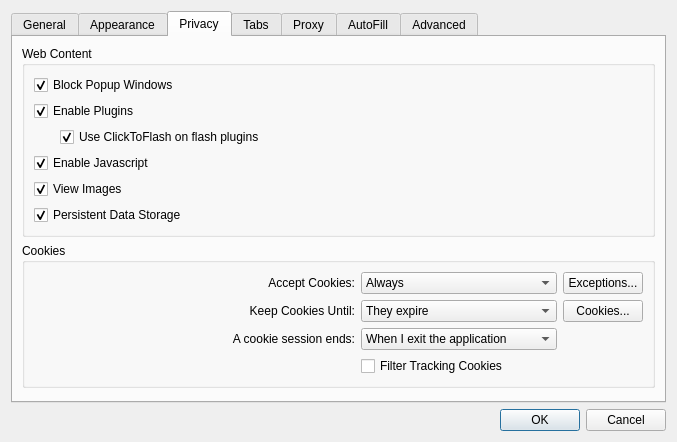
<?xml version="1.0" encoding="UTF-8"?>
<ui version="4.0">
 <class>Settings</class>
 <widget class="QDialog" name="Settings">
  <property name="geometry">
   <rect>
    <x>0</x>
    <y>0</y>
    <width>677</width>
    <height>442</height>
   </rect>
  </property>
  <property name="windowTitle">
   <string>Preferences</string>
  </property>
  <layout class="QGridLayout" name="gridLayout">
   <item row="2" column="0">
    <widget class="QDialogButtonBox" name="buttonBox">
     <property name="orientation">
      <enum>Qt::Horizontal</enum>
     </property>
     <property name="standardButtons">
      <set>QDialogButtonBox::Cancel|QDialogButtonBox::Ok</set>
     </property>
    </widget>
   </item>
   <item row="0" column="0">
    <widget class="QTabWidget" name="tabWidget">
     <property name="currentIndex">
      <number>2</number>
     </property>
     <widget class="QWidget" name="tab">
      <attribute name="title">
       <string>General</string>
      </attribute>
      <layout class="QGridLayout" name="gridLayout_4">
       <item row="0" column="0">
        <widget class="QLabel" name="label_7">
         <property name="text">
          <string>On startup:</string>
         </property>
         <property name="alignment">
          <set>Qt::AlignRight|Qt::AlignTrailing|Qt::AlignVCenter</set>
         </property>
        </widget>
       </item>
       <item row="0" column="1" colspan="2">
        <widget class="QComboBox" name="startupBehavior">
         <item>
          <property name="text">
           <string>Show my home page</string>
          </property>
         </item>
         <item>
          <property name="text">
           <string>Show a blank page</string>
          </property>
         </item>
         <item>
          <property name="text">
           <string>Restore windows and tabs from last time</string>
          </property>
         </item>
        </widget>
       </item>
       <item row="1" column="0">
        <widget class="QLabel" name="label_3">
         <property name="text">
          <string>Home Page:</string>
         </property>
         <property name="alignment">
          <set>Qt::AlignRight|Qt::AlignTrailing|Qt::AlignVCenter</set>
         </property>
        </widget>
       </item>
       <item row="1" column="1">
        <widget class="QLineEdit" name="homeLineEdit">
         <property name="layoutDirection">
          <enum>Qt::LeftToRight</enum>
         </property>
        </widget>
       </item>
       <item row="2" column="1">
        <widget class="QPushButton" name="setHomeToCurrentPageButton">
         <property name="text">
          <string>Set to current page</string>
         </property>
        </widget>
       </item>
       <item row="2" column="2">
        <spacer name="horizontalSpacer">
         <property name="orientation">
          <enum>Qt::Horizontal</enum>
         </property>
         <property name="sizeHint" stdset="0">
          <size>
           <width>280</width>
           <height>18</height>
          </size>
         </property>
        </spacer>
       </item>
       <item row="3" column="0">
        <widget class="QLabel" name="label_4">
         <property name="text">
          <string>Remove history items:</string>
         </property>
         <property name="alignment">
          <set>Qt::AlignRight|Qt::AlignTrailing|Qt::AlignVCenter</set>
         </property>
        </widget>
       </item>
       <item row="3" column="1">
        <widget class="QComboBox" name="expireHistory">
         <item>
          <property name="text">
           <string>After one day</string>
          </property>
         </item>
         <item>
          <property name="text">
           <string>After one week</string>
          </property>
         </item>
         <item>
          <property name="text">
           <string>After two weeks</string>
          </property>
         </item>
         <item>
          <property name="text">
           <string>After one month</string>
          </property>
         </item>
         <item>
          <property name="text">
           <string>After one year</string>
          </property>
         </item>
         <item>
          <property name="text">
           <string>Manually</string>
          </property>
         </item>
         <item>
          <property name="text">
           <string>On application exit</string>
          </property>
         </item>
        </widget>
       </item>
       <item row="4" column="0" colspan="3">
        <widget class="QCheckBox" name="searchEngineFallback">
         <property name="text">
          <string>Use the default search engine as fallback when the URL given by the user is invalid</string>
         </property>
         <property name="checked">
          <bool>false</bool>
         </property>
        </widget>
       </item>
       <item row="5" column="0" colspan="3">
        <widget class="QCheckBox" name="enableAccessKeys">
         <property name="text">
          <string>Enable access keys</string>
         </property>
        </widget>
       </item>
       <item row="6" column="0" colspan="3">
        <widget class="QGroupBox" name="groupBox_2">
         <property name="title">
          <string>Downloads</string>
         </property>
         <layout class="QVBoxLayout" name="verticalLayout_2">
          <item>
           <widget class="QRadioButton" name="downloadAsk">
            <property name="text">
             <string>Ask for a destination each time</string>
            </property>
           </widget>
          </item>
          <item>
           <layout class="QHBoxLayout" name="horizontalLayout">
            <item>
             <widget class="QRadioButton" name="downloadDestination">
              <property name="text">
               <string>Use this destination:</string>
              </property>
              <property name="checked">
               <bool>true</bool>
              </property>
             </widget>
            </item>
            <item>
             <widget class="QLineEdit" name="downloadsLocation">
              <property name="layoutDirection">
               <enum>Qt::LeftToRight</enum>
              </property>
             </widget>
            </item>
            <item>
             <widget class="QPushButton" name="downloadDirectoryButton">
              <property name="text">
               <string>Choose Directory...</string>
              </property>
             </widget>
            </item>
           </layout>
          </item>
          <item>
           <layout class="QHBoxLayout" name="horizontalLayout_2">
            <item>
             <widget class="QCheckBox" name="externalDownloadButton">
              <property name="text">
               <string>Use this external download program:</string>
              </property>
             </widget>
            </item>
            <item>
             <widget class="QLineEdit" name="externalDownloadPath"/>
            </item>
            <item>
             <widget class="QPushButton" name="externalDownloadBrowse">
              <property name="text">
               <string>Choose Program...</string>
              </property>
             </widget>
            </item>
           </layout>
          </item>
          <item>
           <spacer>
            <property name="orientation">
             <enum>Qt::Vertical</enum>
            </property>
            <property name="sizeHint" stdset="0">
             <size>
              <width>608</width>
              <height>15</height>
             </size>
            </property>
           </spacer>
          </item>
         </layout>
        </widget>
       </item>
      </layout>
     </widget>
     <widget class="QWidget" name="tab_3">
      <attribute name="title">
       <string>Appearance</string>
      </attribute>
      <layout class="QGridLayout" name="gridLayout_3">
       <item row="0" column="0">
        <widget class="QLabel" name="label_5">
         <property name="text">
          <string>Standard font:</string>
         </property>
         <property name="alignment">
          <set>Qt::AlignRight|Qt::AlignTrailing|Qt::AlignVCenter</set>
         </property>
        </widget>
       </item>
       <item row="0" column="1" colspan="2">
        <widget class="QLabel" name="standardLabel">
         <property name="sizePolicy">
          <sizepolicy hsizetype="Expanding" vsizetype="Preferred">
           <horstretch>0</horstretch>
           <verstretch>0</verstretch>
          </sizepolicy>
         </property>
         <property name="frameShape">
          <enum>QFrame::StyledPanel</enum>
         </property>
         <property name="text">
          <string notr="true">Times 16</string>
         </property>
         <property name="alignment">
          <set>Qt::AlignCenter</set>
         </property>
        </widget>
       </item>
       <item row="0" column="4">
        <widget class="QPushButton" name="standardFontButton">
         <property name="text">
          <string>Select...</string>
         </property>
        </widget>
       </item>
       <item row="1" column="0">
        <widget class="QLabel" name="label_6">
         <property name="text">
          <string>Fixed-width font:</string>
         </property>
         <property name="alignment">
          <set>Qt::AlignRight|Qt::AlignTrailing|Qt::AlignVCenter</set>
         </property>
        </widget>
       </item>
       <item row="1" column="1" colspan="2">
        <widget class="QLabel" name="fixedLabel">
         <property name="frameShape">
          <enum>QFrame::StyledPanel</enum>
         </property>
         <property name="text">
          <string notr="true">Courier 13</string>
         </property>
         <property name="alignment">
          <set>Qt::AlignCenter</set>
         </property>
        </widget>
       </item>
       <item row="1" column="4">
        <widget class="QPushButton" name="fixedFontButton">
         <property name="text">
          <string>Select...</string>
         </property>
        </widget>
       </item>
       <item row="2" column="0" colspan="3">
        <widget class="QLabel" name="label_8">
         <property name="text">
          <string>Preferred languages for viewing webpages in:</string>
         </property>
        </widget>
       </item>
       <item row="2" column="4">
        <widget class="QPushButton" name="languageButton">
         <property name="text">
          <string>Select...</string>
         </property>
        </widget>
       </item>
       <item row="3" column="0">
        <widget class="QCheckBox" name="minimFontSizeCheckBox">
         <property name="text">
          <string>Minimum Font size:</string>
         </property>
        </widget>
       </item>
       <item row="4" column="0" colspan="2">
        <widget class="QCheckBox" name="retainMenuBarWhileInFullscreen">
         <property name="text">
          <string>Full screen mode retains menu bar</string>
         </property>
        </widget>
       </item>
       <item row="5" column="0" colspan="2">
        <widget class="QCheckBox" name="retainStatusBarWhileInFullscreen">
         <property name="text">
          <string>Full screen mode retains status bar</string>
         </property>
        </widget>
       </item>
       <item row="6" column="3">
        <spacer name="verticalSpacer">
         <property name="orientation">
          <enum>Qt::Vertical</enum>
         </property>
         <property name="sizeHint" stdset="0">
          <size>
           <width>20</width>
           <height>0</height>
          </size>
         </property>
        </spacer>
       </item>
       <item row="3" column="1">
        <widget class="QSpinBox" name="minimumFontSizeSpinBox">
         <property name="enabled">
          <bool>false</bool>
         </property>
         <property name="minimum">
          <number>1</number>
         </property>
         <property name="value">
          <number>9</number>
         </property>
        </widget>
       </item>
      </layout>
     </widget>
     <widget class="QWidget" name="tab_2">
      <attribute name="title">
       <string>Privacy</string>
      </attribute>
      <layout class="QVBoxLayout" name="verticalLayout_3">
       <item>
        <widget class="QGroupBox" name="groupBox">
         <property name="title">
          <string>Web Content</string>
         </property>
         <layout class="QGridLayout" name="gridLayout_5">
          <item row="0" column="0" colspan="2">
           <widget class="QCheckBox" name="blockPopupWindows">
            <property name="text">
             <string>Block Popup Windows</string>
            </property>
            <property name="checked">
             <bool>true</bool>
            </property>
           </widget>
          </item>
          <item row="1" column="0" colspan="2">
           <widget class="QCheckBox" name="enablePlugins">
            <property name="text">
             <string>Enable Plugins</string>
            </property>
            <property name="checked">
             <bool>true</bool>
            </property>
           </widget>
          </item>
          <item row="2" column="0">
           <spacer name="horizontalSpacer_3">
            <property name="orientation">
             <enum>Qt::Horizontal</enum>
            </property>
            <property name="sizeType">
             <enum>QSizePolicy::Fixed</enum>
            </property>
            <property name="sizeHint" stdset="0">
             <size>
              <width>20</width>
              <height>20</height>
             </size>
            </property>
           </spacer>
          </item>
          <item row="2" column="1">
           <widget class="QCheckBox" name="clickToFlash">
            <property name="sizePolicy">
             <sizepolicy hsizetype="Expanding" vsizetype="Fixed">
              <horstretch>0</horstretch>
              <verstretch>0</verstretch>
             </sizepolicy>
            </property>
            <property name="toolTip">
             <string>If you enable this option, no flash objects will be loaded by default. Instead, each will be replaced by a button, allowing you to control which objects to load, and which not. </string>
            </property>
            <property name="text">
             <string>Use ClickToFlash on flash plugins</string>
            </property>
            <property name="checked">
             <bool>true</bool>
            </property>
           </widget>
          </item>
          <item row="3" column="0" colspan="2">
           <widget class="QCheckBox" name="enableJavascript">
            <property name="text">
             <string>Enable Javascript</string>
            </property>
            <property name="checked">
             <bool>true</bool>
            </property>
           </widget>
          </item>
          <item row="4" column="0" colspan="2">
           <widget class="QCheckBox" name="enableImages">
            <property name="text">
             <string>View Images</string>
            </property>
            <property name="checked">
             <bool>true</bool>
            </property>
           </widget>
          </item>
          <item row="5" column="0" colspan="2">
           <widget class="QCheckBox" name="enableLocalStorage">
            <property name="text">
             <string>Persistent Data Storage</string>
            </property>
            <property name="checked">
             <bool>true</bool>
            </property>
           </widget>
          </item>
         </layout>
        </widget>
       </item>
       <item>
        <widget class="QGroupBox" name="cookiesGroupBox">
         <property name="title">
          <string>Cookies</string>
         </property>
         <layout class="QGridLayout">
          <item row="0" column="0">
           <widget class="QLabel" name="label_2">
            <property name="text">
             <string>Accept Cookies:</string>
            </property>
            <property name="alignment">
             <set>Qt::AlignRight|Qt::AlignTrailing|Qt::AlignVCenter</set>
            </property>
           </widget>
          </item>
          <item row="0" column="1">
           <widget class="QComboBox" name="acceptCombo">
            <item>
             <property name="text">
              <string>Always</string>
             </property>
            </item>
            <item>
             <property name="text">
              <string>Never</string>
             </property>
            </item>
            <item>
             <property name="text">
              <string>Only from sites you navigate to</string>
             </property>
            </item>
           </widget>
          </item>
          <item row="0" column="2">
           <widget class="QPushButton" name="exceptionsButton">
            <property name="text">
             <string>Exceptions...</string>
            </property>
           </widget>
          </item>
          <item row="1" column="0">
           <widget class="QLabel" name="label">
            <property name="text">
             <string>Keep Cookies Until:</string>
            </property>
            <property name="alignment">
             <set>Qt::AlignRight|Qt::AlignTrailing|Qt::AlignVCenter</set>
            </property>
           </widget>
          </item>
          <item row="1" column="1">
           <widget class="QComboBox" name="keepUntilCombo">
            <item>
             <property name="text">
              <string>They expire</string>
             </property>
            </item>
            <item>
             <property name="text">
              <string>I exit the application</string>
             </property>
            </item>
            <item>
             <property name="text">
              <string>At most 90 days</string>
             </property>
            </item>
           </widget>
          </item>
          <item row="1" column="2">
           <widget class="QPushButton" name="cookiesButton">
            <property name="text">
             <string>Cookies...</string>
            </property>
           </widget>
          </item>
          <item row="3" column="0">
           <spacer name="horizontalSpacer_4">
            <property name="orientation">
             <enum>Qt::Horizontal</enum>
            </property>
            <property name="sizeHint" stdset="0">
             <size>
              <width>40</width>
              <height>20</height>
             </size>
            </property>
           </spacer>
          </item>
          <item row="3" column="1">
           <widget class="QCheckBox" name="filterTrackingCookiesCheckbox">
            <property name="text">
             <string>Filter Tracking Cookies</string>
            </property>
           </widget>
          </item>
          <item row="2" column="0">
           <widget class="QLabel" name="cookieSessionLabel">
            <property name="text">
             <string>A cookie session ends:</string>
            </property>
            <property name="alignment">
             <set>Qt::AlignRight|Qt::AlignTrailing|Qt::AlignVCenter</set>
            </property>
           </widget>
          </item>
          <item row="2" column="1">
           <widget class="QComboBox" name="cookieSessionCombo">
            <item>
             <property name="text">
              <string>When I exit the application</string>
             </property>
            </item>
            <item>
             <property name="text">
              <string>1 day</string>
             </property>
            </item>
            <item>
             <property name="text">
              <string>2 days</string>
             </property>
            </item>
            <item>
             <property name="text">
              <string>3 days</string>
             </property>
            </item>
            <item>
             <property name="text">
              <string>7 days</string>
             </property>
            </item>
            <item>
             <property name="text">
              <string>30 days</string>
             </property>
            </item>
           </widget>
          </item>
         </layout>
        </widget>
       </item>
       <item>
        <spacer>
         <property name="orientation">
          <enum>Qt::Vertical</enum>
         </property>
         <property name="sizeHint" stdset="0">
          <size>
           <width>371</width>
           <height>177</height>
          </size>
         </property>
        </spacer>
       </item>
      </layout>
     </widget>
     <widget class="QWidget" name="tab_6">
      <attribute name="title">
       <string>Tabs</string>
      </attribute>
      <layout class="QVBoxLayout" name="verticalLayout_5">
       <item>
        <widget class="QCheckBox" name="selectTabsWhenCreated">
         <property name="text">
          <string>Select tabs and windows as they are created</string>
         </property>
        </widget>
       </item>
       <item>
        <widget class="QCheckBox" name="confirmClosingMultipleTabs">
         <property name="text">
          <string>Confirm when closing multiple tabs or windows</string>
         </property>
         <property name="checked">
          <bool>true</bool>
         </property>
        </widget>
       </item>
       <item>
        <widget class="QCheckBox" name="oneCloseButton">
         <property name="text">
          <string>Show only one close button instead of one for each tab</string>
         </property>
         <property name="checked">
          <bool>false</bool>
         </property>
        </widget>
       </item>
       <item>
        <widget class="QCheckBox" name="quitAsLastTabClosed">
         <property name="text">
          <string>Quit the application when last tab is closed</string>
         </property>
         <property name="checked">
          <bool>true</bool>
         </property>
        </widget>
       </item>
       <item>
        <widget class="QGroupBox" name="openLinksGroupBox">
         <property name="title">
          <string>Opening links</string>
         </property>
         <layout class="QGridLayout">
          <item row="1" column="0">
           <widget class="QLabel" name="linksInNewWindowLabel">
            <property name="text">
             <string>Links that want to open in a new window:</string>
            </property>
            <property name="alignment">
             <set>Qt::AlignRight|Qt::AlignTrailing|Qt::AlignVCenter</set>
            </property>
           </widget>
          </item>
          <item row="1" column="1" colspan="2">
           <widget class="QComboBox" name="openTargetBlankLinksIn">
            <item>
             <property name="text">
              <string>In a new window</string>
             </property>
            </item>
            <item>
             <property name="text">
              <string>In a new selected tab in the current window</string>
             </property>
            </item>
            <item>
             <property name="text">
              <string>In a new tab in the current window</string>
             </property>
            </item>
            <item>
             <property name="text">
              <string>In the current tab</string>
             </property>
            </item>
           </widget>
          </item>
          <item row="0" column="0">
           <widget class="QLabel" name="linkFromApplicationLabel">
            <property name="text">
             <string>Open links from applications:</string>
            </property>
            <property name="alignment">
             <set>Qt::AlignRight|Qt::AlignTrailing|Qt::AlignVCenter</set>
            </property>
           </widget>
          </item>
          <item row="0" column="1" colspan="2">
           <widget class="QComboBox" name="openLinksFromAppsIn">
            <item>
             <property name="text">
              <string>In a new window</string>
             </property>
            </item>
            <item>
             <property name="text">
              <string>In a new selected tab in the current window</string>
             </property>
            </item>
            <item>
             <property name="text">
              <string>In a new tab in the current window</string>
             </property>
            </item>
            <item>
             <property name="text">
              <string>In the current tab</string>
             </property>
            </item>
           </widget>
          </item>
         </layout>
        </widget>
       </item>
       <item>
        <spacer name="verticalSpacer_4">
         <property name="orientation">
          <enum>Qt::Vertical</enum>
         </property>
         <property name="sizeHint" stdset="0">
          <size>
           <width>20</width>
           <height>182</height>
          </size>
         </property>
        </spacer>
       </item>
      </layout>
     </widget>
     <widget class="QWidget" name="tab_4">
      <attribute name="title">
       <string>Proxy</string>
      </attribute>
      <layout class="QVBoxLayout" name="verticalLayout">
       <item>
        <widget class="QGroupBox" name="proxySupport">
         <property name="title">
          <string>Use proxy server</string>
         </property>
         <property name="checkable">
          <bool>true</bool>
         </property>
         <layout class="QGridLayout" name="gridLayout_6">
          <item row="0" column="0">
           <widget class="QLabel" name="label_9">
            <property name="text">
             <string>Type:</string>
            </property>
            <property name="alignment">
             <set>Qt::AlignRight|Qt::AlignTrailing|Qt::AlignVCenter</set>
            </property>
           </widget>
          </item>
          <item row="0" column="1" colspan="2">
           <widget class="QComboBox" name="proxyType">
            <item>
             <property name="text">
              <string>Socks5</string>
             </property>
            </item>
            <item>
             <property name="text">
              <string>Http (Secure)</string>
             </property>
            </item>
            <item>
             <property name="text">
              <string>Http (Transparent)</string>
             </property>
            </item>
           </widget>
          </item>
          <item row="1" column="0">
           <widget class="QLabel" name="label_10">
            <property name="text">
             <string>Host name:</string>
            </property>
            <property name="alignment">
             <set>Qt::AlignRight|Qt::AlignTrailing|Qt::AlignVCenter</set>
            </property>
           </widget>
          </item>
          <item row="1" column="1" colspan="2">
           <widget class="QLineEdit" name="proxyHostName">
            <property name="layoutDirection">
             <enum>Qt::LeftToRight</enum>
            </property>
           </widget>
          </item>
          <item row="2" column="0">
           <widget class="QLabel" name="label_11">
            <property name="text">
             <string>Port:</string>
            </property>
            <property name="alignment">
             <set>Qt::AlignRight|Qt::AlignTrailing|Qt::AlignVCenter</set>
            </property>
           </widget>
          </item>
          <item row="2" column="1">
           <widget class="QSpinBox" name="proxyPort">
            <property name="maximum">
             <number>65535</number>
            </property>
            <property name="value">
             <number>1080</number>
            </property>
           </widget>
          </item>
          <item row="2" column="2">
           <spacer name="horizontalSpacer_2">
            <property name="orientation">
             <enum>Qt::Horizontal</enum>
            </property>
            <property name="sizeHint" stdset="0">
             <size>
              <width>293</width>
              <height>20</height>
             </size>
            </property>
           </spacer>
          </item>
          <item row="3" column="0">
           <widget class="QLabel" name="label_12">
            <property name="text">
             <string>User Name:</string>
            </property>
            <property name="alignment">
             <set>Qt::AlignRight|Qt::AlignTrailing|Qt::AlignVCenter</set>
            </property>
           </widget>
          </item>
          <item row="3" column="1" colspan="2">
           <widget class="QLineEdit" name="proxyUserName">
            <property name="layoutDirection">
             <enum>Qt::LeftToRight</enum>
            </property>
           </widget>
          </item>
          <item row="4" column="0">
           <widget class="QLabel" name="label_13">
            <property name="text">
             <string>Password:</string>
            </property>
            <property name="alignment">
             <set>Qt::AlignRight|Qt::AlignTrailing|Qt::AlignVCenter</set>
            </property>
           </widget>
          </item>
          <item row="4" column="1" colspan="2">
           <widget class="QLineEdit" name="proxyPassword">
            <property name="layoutDirection">
             <enum>Qt::LeftToRight</enum>
            </property>
            <property name="echoMode">
             <enum>QLineEdit::Password</enum>
            </property>
           </widget>
          </item>
          <item row="5" column="0">
           <spacer name="verticalSpacer_2">
            <property name="orientation">
             <enum>Qt::Vertical</enum>
            </property>
            <property name="sizeHint" stdset="0">
             <size>
              <width>20</width>
              <height>8</height>
             </size>
            </property>
           </spacer>
          </item>
         </layout>
        </widget>
       </item>
      </layout>
     </widget>
     <widget class="QWidget" name="tab_7">
      <attribute name="title">
       <string>AutoFill</string>
      </attribute>
      <layout class="QGridLayout" name="gridLayout_8">
       <item row="0" column="0">
        <widget class="QLabel" name="label_16">
         <property name="text">
          <string>AutoFill web forms:</string>
         </property>
        </widget>
       </item>
       <item row="0" column="1">
        <widget class="QCheckBox" name="autoFillPasswordFormsCheckBox">
         <property name="sizePolicy">
          <sizepolicy hsizetype="Expanding" vsizetype="Fixed">
           <horstretch>0</horstretch>
           <verstretch>0</verstretch>
          </sizepolicy>
         </property>
         <property name="text">
          <string>User names and passwords</string>
         </property>
        </widget>
       </item>
       <item row="0" column="2">
        <widget class="QPushButton" name="editAutoFillUserButton">
         <property name="text">
          <string>Edit...</string>
         </property>
        </widget>
       </item>
       <item row="2" column="1">
        <spacer name="verticalSpacer_5">
         <property name="orientation">
          <enum>Qt::Vertical</enum>
         </property>
         <property name="sizeHint" stdset="0">
          <size>
           <width>20</width>
           <height>244</height>
          </size>
         </property>
        </spacer>
       </item>
       <item row="1" column="3">
        <spacer name="horizontalSpacer_6">
         <property name="orientation">
          <enum>Qt::Horizontal</enum>
         </property>
         <property name="sizeHint" stdset="0">
          <size>
           <width>40</width>
           <height>20</height>
          </size>
         </property>
        </spacer>
       </item>
      </layout>
     </widget>
     <widget class="QWidget" name="tab_5">
      <attribute name="title">
       <string>Advanced</string>
      </attribute>
      <layout class="QGridLayout" name="gridLayout_2">
       <item row="0" column="0">
        <widget class="QLabel" name="label_14">
         <property name="text">
          <string>Style Sheet:</string>
         </property>
        </widget>
       </item>
       <item row="0" column="2">
        <widget class="QLineEdit" name="userStyleSheet">
         <property name="layoutDirection">
          <enum>Qt::LeftToRight</enum>
         </property>
        </widget>
       </item>
       <item row="0" column="3">
        <widget class="QPushButton" name="styleSheetBrowseButton">
         <property name="text">
          <string>Browse...</string>
         </property>
        </widget>
       </item>
       <item row="1" column="0" colspan="4">
        <widget class="QGroupBox" name="networkCache">
         <property name="title">
          <string>Enable network cache</string>
         </property>
         <property name="checkable">
          <bool>true</bool>
         </property>
         <property name="checked">
          <bool>true</bool>
         </property>
         <layout class="QGridLayout" name="gridLayout_7">
          <item row="0" column="0">
           <widget class="QLabel" name="label_15">
            <property name="text">
             <string>Maximum Size:</string>
            </property>
           </widget>
          </item>
          <item row="0" column="1">
           <widget class="QSpinBox" name="networkCacheMaximumSizeSpinBox">
            <property name="suffix">
             <string> MB</string>
            </property>
            <property name="minimum">
             <number>0</number>
            </property>
            <property name="maximum">
             <number>9999999</number>
            </property>
           </widget>
          </item>
          <item row="0" column="2">
           <spacer name="horizontalSpacer_5">
            <property name="orientation">
             <enum>Qt::Horizontal</enum>
            </property>
            <property name="sizeHint" stdset="0">
             <size>
              <width>40</width>
              <height>20</height>
             </size>
            </property>
           </spacer>
          </item>
         </layout>
        </widget>
       </item>
       <item row="2" column="2">
        <spacer name="verticalSpacer_3">
         <property name="orientation">
          <enum>Qt::Vertical</enum>
         </property>
         <property name="sizeHint" stdset="0">
          <size>
           <width>20</width>
           <height>176</height>
          </size>
         </property>
        </spacer>
       </item>
      </layout>
     </widget>
    </widget>
   </item>
  </layout>
 </widget>
 <tabstops>
  <tabstop>startupBehavior</tabstop>
  <tabstop>homeLineEdit</tabstop>
  <tabstop>setHomeToCurrentPageButton</tabstop>
  <tabstop>expireHistory</tabstop>
  <tabstop>searchEngineFallback</tabstop>
  <tabstop>downloadAsk</tabstop>
  <tabstop>downloadDestination</tabstop>
  <tabstop>downloadDirectoryButton</tabstop>
  <tabstop>standardFontButton</tabstop>
  <tabstop>fixedFontButton</tabstop>
  <tabstop>languageButton</tabstop>
  <tabstop>blockPopupWindows</tabstop>
  <tabstop>enablePlugins</tabstop>
  <tabstop>clickToFlash</tabstop>
  <tabstop>enableJavascript</tabstop>
  <tabstop>enableImages</tabstop>
  <tabstop>acceptCombo</tabstop>
  <tabstop>exceptionsButton</tabstop>
  <tabstop>keepUntilCombo</tabstop>
  <tabstop>cookiesButton</tabstop>
  <tabstop>filterTrackingCookiesCheckbox</tabstop>
  <tabstop>selectTabsWhenCreated</tabstop>
  <tabstop>confirmClosingMultipleTabs</tabstop>
  <tabstop>oneCloseButton</tabstop>
  <tabstop>quitAsLastTabClosed</tabstop>
  <tabstop>openLinksFromAppsIn</tabstop>
  <tabstop>openTargetBlankLinksIn</tabstop>
  <tabstop>proxySupport</tabstop>
  <tabstop>proxyType</tabstop>
  <tabstop>proxyHostName</tabstop>
  <tabstop>proxyPort</tabstop>
  <tabstop>proxyUserName</tabstop>
  <tabstop>proxyPassword</tabstop>
  <tabstop>userStyleSheet</tabstop>
  <tabstop>networkCache</tabstop>
  <tabstop>networkCacheMaximumSizeSpinBox</tabstop>
  <tabstop>buttonBox</tabstop>
 </tabstops>
 <resources/>
 <connections>
  <connection>
   <sender>buttonBox</sender>
   <signal>accepted()</signal>
   <receiver>Settings</receiver>
   <slot>accept()</slot>
   <hints>
    <hint type="sourcelabel">
     <x>269</x>
     <y>447</y>
    </hint>
    <hint type="destinationlabel">
     <x>157</x>
     <y>274</y>
    </hint>
   </hints>
  </connection>
  <connection>
   <sender>buttonBox</sender>
   <signal>rejected()</signal>
   <receiver>Settings</receiver>
   <slot>reject()</slot>
   <hints>
    <hint type="sourcelabel">
     <x>337</x>
     <y>447</y>
    </hint>
    <hint type="destinationlabel">
     <x>286</x>
     <y>274</y>
    </hint>
   </hints>
  </connection>
  <connection>
   <sender>downloadDestination</sender>
   <signal>toggled(bool)</signal>
   <receiver>downloadsLocation</receiver>
   <slot>setEnabled(bool)</slot>
   <hints>
    <hint type="sourcelabel">
     <x>79</x>
     <y>289</y>
    </hint>
    <hint type="destinationlabel">
     <x>280</x>
     <y>291</y>
    </hint>
   </hints>
  </connection>
  <connection>
   <sender>enablePlugins</sender>
   <signal>toggled(bool)</signal>
   <receiver>clickToFlash</receiver>
   <slot>setEnabled(bool)</slot>
   <hints>
    <hint type="sourcelabel">
     <x>104</x>
     <y>125</y>
    </hint>
    <hint type="destinationlabel">
     <x>162</x>
     <y>154</y>
    </hint>
   </hints>
  </connection>
  <connection>
   <sender>minimFontSizeCheckBox</sender>
   <signal>toggled(bool)</signal>
   <receiver>minimumFontSizeSpinBox</receiver>
   <slot>setEnabled(bool)</slot>
   <hints>
    <hint type="sourcelabel">
     <x>31</x>
     <y>153</y>
    </hint>
    <hint type="destinationlabel">
     <x>189</x>
     <y>151</y>
    </hint>
   </hints>
  </connection>
  <connection>
   <sender>downloadDestination</sender>
   <signal>toggled(bool)</signal>
   <receiver>downloadDirectoryButton</receiver>
   <slot>setEnabled(bool)</slot>
   <hints>
    <hint type="sourcelabel">
     <x>182</x>
     <y>282</y>
    </hint>
    <hint type="destinationlabel">
     <x>620</x>
     <y>292</y>
    </hint>
   </hints>
  </connection>
  <connection>
   <sender>externalDownloadButton</sender>
   <signal>toggled(bool)</signal>
   <receiver>externalDownloadPath</receiver>
   <slot>setEnabled(bool)</slot>
   <hints>
    <hint type="sourcelabel">
     <x>161</x>
     <y>315</y>
    </hint>
    <hint type="destinationlabel">
     <x>388</x>
     <y>315</y>
    </hint>
   </hints>
  </connection>
  <connection>
   <sender>externalDownloadButton</sender>
   <signal>toggled(bool)</signal>
   <receiver>externalDownloadBrowse</receiver>
   <slot>setEnabled(bool)</slot>
   <hints>
    <hint type="sourcelabel">
     <x>161</x>
     <y>315</y>
    </hint>
    <hint type="destinationlabel">
     <x>554</x>
     <y>315</y>
    </hint>
   </hints>
  </connection>
  <connection>
   <sender>externalDownloadButton</sender>
   <signal>toggled(bool)</signal>
   <receiver>downloadAsk</receiver>
   <slot>setDisabled(bool)</slot>
   <hints>
    <hint type="sourcelabel">
     <x>102</x>
     <y>311</y>
    </hint>
    <hint type="destinationlabel">
     <x>105</x>
     <y>252</y>
    </hint>
   </hints>
  </connection>
  <connection>
   <sender>externalDownloadButton</sender>
   <signal>toggled(bool)</signal>
   <receiver>downloadsLocation</receiver>
   <slot>setDisabled(bool)</slot>
   <hints>
    <hint type="sourcelabel">
     <x>198</x>
     <y>315</y>
    </hint>
    <hint type="destinationlabel">
     <x>386</x>
     <y>279</y>
    </hint>
   </hints>
  </connection>
  <connection>
   <sender>externalDownloadButton</sender>
   <signal>toggled(bool)</signal>
   <receiver>downloadDestination</receiver>
   <slot>setDisabled(bool)</slot>
   <hints>
    <hint type="sourcelabel">
     <x>170</x>
     <y>313</y>
    </hint>
    <hint type="destinationlabel">
     <x>169</x>
     <y>285</y>
    </hint>
   </hints>
  </connection>
  <connection>
   <sender>externalDownloadButton</sender>
   <signal>toggled(bool)</signal>
   <receiver>downloadDirectoryButton</receiver>
   <slot>setDisabled(bool)</slot>
   <hints>
    <hint type="sourcelabel">
     <x>194</x>
     <y>311</y>
    </hint>
    <hint type="destinationlabel">
     <x>569</x>
     <y>276</y>
    </hint>
   </hints>
  </connection>
 </connections>
</ui>
